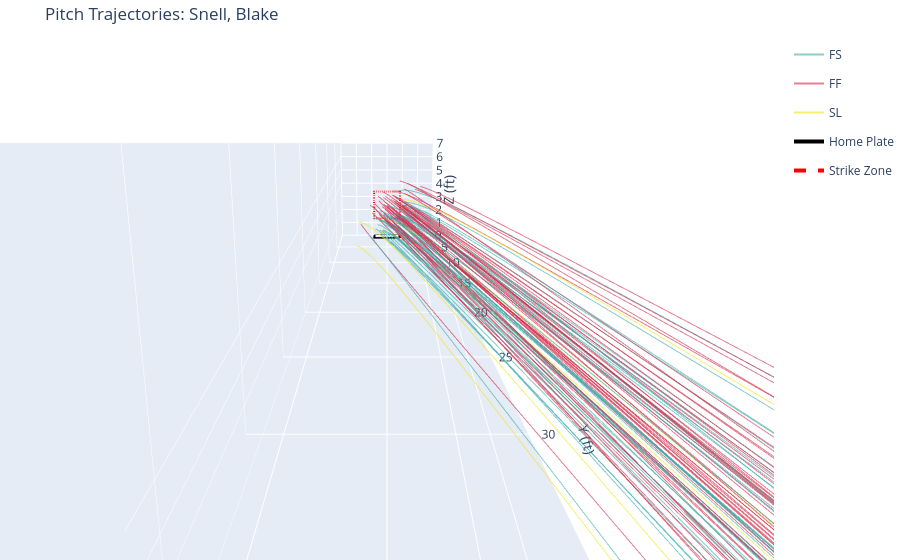

The cell this chart's notebook holds for it:
### Code cell
# Filter for valid physics data
if not df.empty:
    # Ensure necessary columns are present and not null
    valid_df = df.dropna(subset=['vx0', 'vy0', 'vz0', 'ax', 'ay', 'az', 'release_pos_x', 'plate_x', 'plate_z', 'pitch_type']).copy()
    print(f"Valid pitches for physics: {len(valid_df)}")

    if not valid_df.empty:
        # --- MODIFICATION: Filter for a single pitcher to show clustering ---
        # Find the pitcher with the most pitches in the dataset
        top_pitcher = valid_df['pitcher'].mode().iloc[0]
        pitcher_name = valid_df[valid_df['pitcher'] == top_pitcher]['player_name'].iloc[0] if 'player_name' in valid_df.columns else f'Pitcher {top_pitcher}'
        
        print(f"Filtering for Single Pitcher: {pitcher_name} (ID: {top_pitcher})")
        pitcher_df = valid_df[valid_df['pitcher'] == top_pitcher]
        
        # Limit to 100 sample pitches from this pitcher
        sample_df = pitcher_df.sample(min(100, len(pitcher_df)))
        
        # --- MODIFICATION: Define Pitch Type Colors ---
        # Custom colors provided by user
        color_map = {
            'FF': '#D22D49',
            'FT': '#DE6A04',
            'SI': '#FE9D00',
            'FC': '#933F2C',
            'CH': '#1DBE3A',
            'FS': '#3BACAC',
            'SC': '#60DB33',
            'FO': '#55CCAB',
            'ST': '#DDB33A',
            'SL': '#EEE716',
            'GY': '#FFFF99',
            'SV': '#93AFD4',
            'CU': '#00D1ED',
            'KC': '#6236CD',
            'KN': '#3C44CD',
            'CS': '#0068FF'
        }
        # Fallback color generator for unknown types
        def get_color(ptype):
            return color_map.get(ptype, 'gray')

        fig = go.Figure()

        # Handle Legend grouping
        added_to_legend = set()

        for idx, row in sample_df.iterrows():
            # Only process if we can calc trajectory
            traj = calculate_trajectory(row, time_step=0.01)
            if traj is not None:
                ptype = row['pitch_type']
                color = get_color(ptype)
                
                # Handle Legend: Show only once per pitch type
                show_legend = False
                if ptype not in added_to_legend:
                    show_legend = True
                    added_to_legend.add(ptype)
                
                fig.add_trace(go.Scatter3d(
                    x=traj['x'], y=traj['y'], z=traj['z'],
                    mode='lines',
                    name=ptype,
                    line=dict(width=2, color=color), 
                    opacity=0.6,
                    legendgroup=ptype, 
                    showlegend=show_legend
                ))

        # Add plate (approx)
        plate_x = [-0.83, 0.83, 0.83, -0.83, -0.83]
        plate_y = [1.417, 1.417, 0, 0, 1.417]
        plate_z = [0, 0, 0, 0, 0]
        fig.add_trace(go.Scatter3d(x=plate_x, y=plate_y, z=plate_z, mode='lines', name='Home Plate', line=dict(color='black', width=4)))

        # Add Strike Zone (generic)
        sz_top = 3.5
        sz_bot = 1.5
        fig.add_trace(go.Scatter3d(
            x=[-0.83, 0.83, 0.83, -0.83, -0.83], 
            y=[1.417, 1.417, 1.417, 1.417, 1.417], 
            z=[sz_bot, sz_bot, sz_top, sz_top, sz_bot],
            mode='lines',
            name='Strike Zone',
            line=dict(color='red', dash='dash', width=4)
        ))

        fig.update_layout(
            scene=dict(
                xaxis_title='X (ft)',
                yaxis_title='Y (ft)',
                zaxis_title='Z (ft)',
                
                # Force Long Y Axis Box
                aspectmode='manual',
                aspectratio=dict(x=1, y=10, z=1),
                
                xaxis=dict(range=[-3, 3]),
                yaxis=dict(range=[0, 60.5]), 
                zaxis=dict(range=[0, 7]),
                
                camera=dict(
                    eye=dict(x=0, y=2, z=0.5) 
                )
            ),
            title=f"Pitch Trajectories: {pitcher_name}",
            margin=dict(l=0, r=0, b=0, t=40)
        )

        fig.show()
else:
    print("No data available to plot.")
